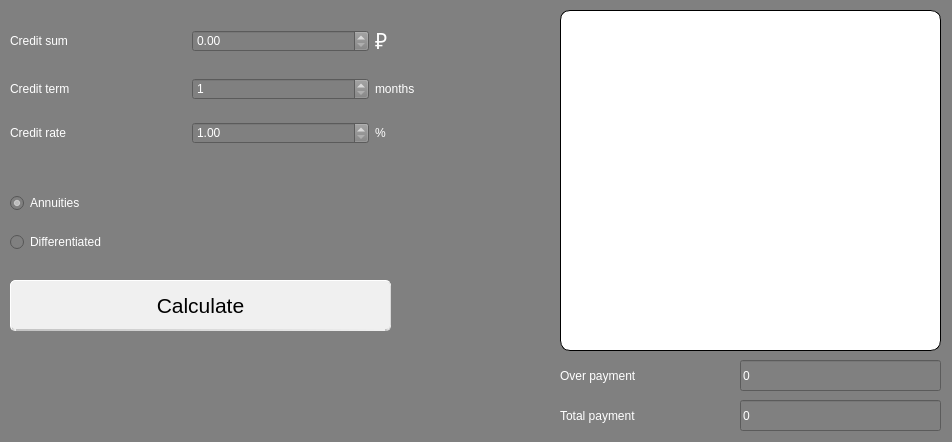
<?xml version="1.0" encoding="UTF-8"?>
<ui version="4.0">
 <class>CreditView</class>
 <widget class="QWidget" name="CreditView">
  <property name="geometry">
   <rect>
    <x>0</x>
    <y>0</y>
    <width>952</width>
    <height>442</height>
   </rect>
  </property>
  <property name="windowTitle">
   <string>Form</string>
  </property>
  <property name="styleSheet">
   <string notr="true">background-color: rgb(128, 128, 128);</string>
  </property>
  <widget class="QLineEdit" name="overPay">
   <property name="geometry">
    <rect>
     <x>740</x>
     <y>360</y>
     <width>201</width>
     <height>31</height>
    </rect>
   </property>
   <property name="styleSheet">
    <string notr="true">QLineEdit {
color: white;
	font: 16pt &quot;.AppleSystemUIFont&quot;;
}</string>
   </property>
   <property name="text">
    <string>0</string>
   </property>
   <property name="readOnly">
    <bool>true</bool>
   </property>
  </widget>
  <widget class="QWidget" name="gridLayoutWidget_6">
   <property name="geometry">
    <rect>
     <x>10</x>
     <y>10</y>
     <width>541</width>
     <height>151</height>
    </rect>
   </property>
   <layout class="QGridLayout" name="gridLayout_5">
    <item row="0" column="2">
     <widget class="QLabel" name="label_29">
      <property name="font">
       <font>
        <family>.AppleSystemUIFont</family>
        <pointsize>16</pointsize>
        <italic>false</italic>
        <bold>false</bold>
       </font>
      </property>
      <property name="styleSheet">
       <string notr="true">QLabel {
color: white;
	font: 16pt &quot;.AppleSystemUIFont&quot;;
}</string>
      </property>
      <property name="text">
       <string>₽</string>
      </property>
     </widget>
    </item>
    <item row="2" column="2">
     <widget class="QLabel" name="label_30">
      <property name="styleSheet">
       <string notr="true">QLabel {
color: white;
	font: 16pt &quot;.AppleSystemUIFont&quot;;
}</string>
      </property>
      <property name="text">
       <string>%</string>
      </property>
     </widget>
    </item>
    <item row="1" column="1">
     <widget class="QSpinBox" name="creditMonth">
      <property name="styleSheet">
       <string notr="true">QSpinBox {
color: white;
	font: 16pt &quot;.AppleSystemUIFont&quot;;
}</string>
      </property>
      <property name="minimum">
       <number>1</number>
      </property>
      <property name="maximum">
       <number>600</number>
      </property>
     </widget>
    </item>
    <item row="2" column="1">
     <widget class="QDoubleSpinBox" name="creditRate">
      <property name="styleSheet">
       <string notr="true">QDoubleSpinBox {
color: white;
	font: 16pt &quot;.AppleSystemUIFont&quot;;
}</string>
      </property>
      <property name="minimum">
       <double>1.000000000000000</double>
      </property>
      <property name="maximum">
       <double>250.000000000000000</double>
      </property>
     </widget>
    </item>
    <item row="2" column="0">
     <widget class="QLabel" name="label_31">
      <property name="styleSheet">
       <string notr="true">QLabel {
color: white;
	font: 16pt &quot;.AppleSystemUIFont&quot;;
}</string>
      </property>
      <property name="text">
       <string>Credit rate</string>
      </property>
     </widget>
    </item>
    <item row="0" column="1">
     <widget class="QDoubleSpinBox" name="creditSum">
      <property name="styleSheet">
       <string notr="true">QDoubleSpinBox {
color: white;
	font: 16pt &quot;.AppleSystemUIFont&quot;;
}</string>
      </property>
      <property name="minimum">
       <double>0.000000000000000</double>
      </property>
      <property name="maximum">
       <double>99999999999999999209038626283633850822756121694230455365568299008.000000000000000</double>
      </property>
      <property name="value">
       <double>0.000000000000000</double>
      </property>
     </widget>
    </item>
    <item row="1" column="2">
     <widget class="QLabel" name="label_32">
      <property name="styleSheet">
       <string notr="true">QLabel {
color: white;
	font: 16pt &quot;.AppleSystemUIFont&quot;;
}</string>
      </property>
      <property name="text">
       <string>months</string>
      </property>
     </widget>
    </item>
    <item row="1" column="0">
     <widget class="QLabel" name="label_33">
      <property name="styleSheet">
       <string notr="true">QLabel {
color: white;
	font: 16pt &quot;.AppleSystemUIFont&quot;;
}</string>
      </property>
      <property name="text">
       <string>Credit term</string>
      </property>
     </widget>
    </item>
    <item row="0" column="0">
     <widget class="QLabel" name="label_34">
      <property name="styleSheet">
       <string notr="true">QLabel {
color: white;
	font: 16pt &quot;.AppleSystemUIFont&quot;;
}</string>
      </property>
      <property name="text">
       <string>Credit sum</string>
      </property>
     </widget>
    </item>
   </layout>
  </widget>
  <widget class="QTableView" name="creditTable">
   <property name="geometry">
    <rect>
     <x>560</x>
     <y>10</y>
     <width>381</width>
     <height>341</height>
    </rect>
   </property>
   <property name="styleSheet">
    <string notr="true">QTableView {
   background-color: white;
   color: black;
	border: 1px solid black;
	border-radius: 10px;
}</string>
   </property>
  </widget>
  <widget class="QLabel" name="label_22">
   <property name="geometry">
    <rect>
     <x>560</x>
     <y>400</y>
     <width>171</width>
     <height>31</height>
    </rect>
   </property>
   <property name="styleSheet">
    <string notr="true">QLabel {
color: white;
	font: 16pt &quot;.AppleSystemUIFont&quot;;
}</string>
   </property>
   <property name="text">
    <string>Total payment</string>
   </property>
  </widget>
  <widget class="QPushButton" name="getCreditButton">
   <property name="geometry">
    <rect>
     <x>10</x>
     <y>280</y>
     <width>381</width>
     <height>51</height>
    </rect>
   </property>
   <property name="palette">
    <palette>
     <active>
      <colorrole role="WindowText">
       <brush brushstyle="SolidPattern">
        <color alpha="255">
         <red>255</red>
         <green>255</green>
         <blue>255</blue>
        </color>
       </brush>
      </colorrole>
      <colorrole role="Button">
       <brush brushstyle="SolidPattern">
        <color alpha="255">
         <red>240</red>
         <green>240</green>
         <blue>240</blue>
        </color>
       </brush>
      </colorrole>
      <colorrole role="Text">
       <brush brushstyle="SolidPattern">
        <color alpha="255">
         <red>255</red>
         <green>255</green>
         <blue>255</blue>
        </color>
       </brush>
      </colorrole>
      <colorrole role="ButtonText">
       <brush brushstyle="SolidPattern">
        <color alpha="255">
         <red>255</red>
         <green>255</green>
         <blue>255</blue>
        </color>
       </brush>
      </colorrole>
      <colorrole role="Base">
       <brush brushstyle="SolidPattern">
        <color alpha="255">
         <red>240</red>
         <green>240</green>
         <blue>240</blue>
        </color>
       </brush>
      </colorrole>
      <colorrole role="Window">
       <brush brushstyle="SolidPattern">
        <color alpha="255">
         <red>240</red>
         <green>240</green>
         <blue>240</blue>
        </color>
       </brush>
      </colorrole>
      <colorrole role="PlaceholderText">
       <brush brushstyle="SolidPattern">
        <color alpha="255">
         <red>255</red>
         <green>255</green>
         <blue>255</blue>
        </color>
       </brush>
      </colorrole>
     </active>
     <inactive>
      <colorrole role="WindowText">
       <brush brushstyle="SolidPattern">
        <color alpha="255">
         <red>255</red>
         <green>255</green>
         <blue>255</blue>
        </color>
       </brush>
      </colorrole>
      <colorrole role="Button">
       <brush brushstyle="SolidPattern">
        <color alpha="255">
         <red>240</red>
         <green>240</green>
         <blue>240</blue>
        </color>
       </brush>
      </colorrole>
      <colorrole role="Text">
       <brush brushstyle="SolidPattern">
        <color alpha="255">
         <red>255</red>
         <green>255</green>
         <blue>255</blue>
        </color>
       </brush>
      </colorrole>
      <colorrole role="ButtonText">
       <brush brushstyle="SolidPattern">
        <color alpha="255">
         <red>255</red>
         <green>255</green>
         <blue>255</blue>
        </color>
       </brush>
      </colorrole>
      <colorrole role="Base">
       <brush brushstyle="SolidPattern">
        <color alpha="255">
         <red>240</red>
         <green>240</green>
         <blue>240</blue>
        </color>
       </brush>
      </colorrole>
      <colorrole role="Window">
       <brush brushstyle="SolidPattern">
        <color alpha="255">
         <red>240</red>
         <green>240</green>
         <blue>240</blue>
        </color>
       </brush>
      </colorrole>
      <colorrole role="PlaceholderText">
       <brush brushstyle="SolidPattern">
        <color alpha="255">
         <red>255</red>
         <green>255</green>
         <blue>255</blue>
        </color>
       </brush>
      </colorrole>
     </inactive>
     <disabled>
      <colorrole role="WindowText">
       <brush brushstyle="SolidPattern">
        <color alpha="255">
         <red>255</red>
         <green>255</green>
         <blue>255</blue>
        </color>
       </brush>
      </colorrole>
      <colorrole role="Button">
       <brush brushstyle="SolidPattern">
        <color alpha="255">
         <red>240</red>
         <green>240</green>
         <blue>240</blue>
        </color>
       </brush>
      </colorrole>
      <colorrole role="Text">
       <brush brushstyle="SolidPattern">
        <color alpha="255">
         <red>255</red>
         <green>255</green>
         <blue>255</blue>
        </color>
       </brush>
      </colorrole>
      <colorrole role="ButtonText">
       <brush brushstyle="SolidPattern">
        <color alpha="255">
         <red>255</red>
         <green>255</green>
         <blue>255</blue>
        </color>
       </brush>
      </colorrole>
      <colorrole role="Base">
       <brush brushstyle="SolidPattern">
        <color alpha="255">
         <red>240</red>
         <green>240</green>
         <blue>240</blue>
        </color>
       </brush>
      </colorrole>
      <colorrole role="Window">
       <brush brushstyle="SolidPattern">
        <color alpha="255">
         <red>240</red>
         <green>240</green>
         <blue>240</blue>
        </color>
       </brush>
      </colorrole>
      <colorrole role="PlaceholderText">
       <brush brushstyle="SolidPattern">
        <color alpha="255">
         <red>255</red>
         <green>255</green>
         <blue>255</blue>
        </color>
       </brush>
      </colorrole>
     </disabled>
    </palette>
   </property>
   <property name="font">
    <font>
     <family>.AppleSystemUIFont</family>
     <pointsize>16</pointsize>
     <italic>false</italic>
     <bold>false</bold>
    </font>
   </property>
   <property name="cursor">
    <cursorShape>ArrowCursor</cursorShape>
   </property>
   <property name="styleSheet">
    <string notr="true">QPushButton {
   border: 1px solid gray;
   border-radius: 5px;
border: 1px solid white;
color: black;
	font: 16pt &quot;.AppleSystemUIFont&quot;;
 background-color:  rgb(240, 240, 240);
border-right: 1px solid black;
border-bottom: 2px solid black;
border-right-color: qlineargradient(x1:0, y1:0, x2:1, y2:0, stop: 0 rgb(195,195,195), stop: 1 rgb(240, 240, 240));
border-bottom-color: qlineargradient(x1:0, y1:0, x2:1, y2:0, stop: 0 rgb(195,195,195), stop: 1 rgb(240, 240, 240));
}

QPushButton:pressed {
    background-color: qradialgradient(spread:pad, cx:0.5, cy:0.5, radius:2, fx:0.495074, fy:0.648045, stop:0.0591133 rgba(200, 200, 200, 255), stop:0.571429 rgba(222, 229, 255, 255))
}</string>
   </property>
   <property name="text">
    <string>Calculate</string>
   </property>
  </widget>
  <widget class="QWidget" name="verticalLayoutWidget">
   <property name="geometry">
    <rect>
     <x>10</x>
     <y>180</y>
     <width>201</width>
     <height>87</height>
    </rect>
   </property>
   <layout class="QVBoxLayout" name="verticalLayout_2">
    <item>
     <widget class="QRadioButton" name="annuit">
      <property name="styleSheet">
       <string notr="true">QRadioButton {
color: white;
	font: 16pt &quot;.AppleSystemUIFont&quot;;
}</string>
      </property>
      <property name="text">
       <string>Annuities</string>
      </property>
      <property name="checked">
       <bool>true</bool>
      </property>
     </widget>
    </item>
    <item>
     <widget class="QRadioButton" name="diff">
      <property name="styleSheet">
       <string notr="true">QRadioButton {
color: white;
	font: 16pt &quot;.AppleSystemUIFont&quot;;
}</string>
      </property>
      <property name="text">
       <string>Differentiated</string>
      </property>
     </widget>
    </item>
   </layout>
  </widget>
  <widget class="QLabel" name="label_21">
   <property name="geometry">
    <rect>
     <x>560</x>
     <y>360</y>
     <width>171</width>
     <height>31</height>
    </rect>
   </property>
   <property name="styleSheet">
    <string notr="true">QLabel {
color: white;
	font: 16pt &quot;.AppleSystemUIFont&quot;;
}</string>
   </property>
   <property name="text">
    <string>Over payment</string>
   </property>
  </widget>
  <widget class="QLineEdit" name="totalPay">
   <property name="geometry">
    <rect>
     <x>740</x>
     <y>400</y>
     <width>201</width>
     <height>31</height>
    </rect>
   </property>
   <property name="styleSheet">
    <string notr="true">QLineEdit {
color: white;
	font: 15pt &quot;.AppleSystemUIFont&quot;;
}</string>
   </property>
   <property name="text">
    <string>0</string>
   </property>
   <property name="readOnly">
    <bool>true</bool>
   </property>
  </widget>
 </widget>
 <resources/>
 <connections/>
</ui>
